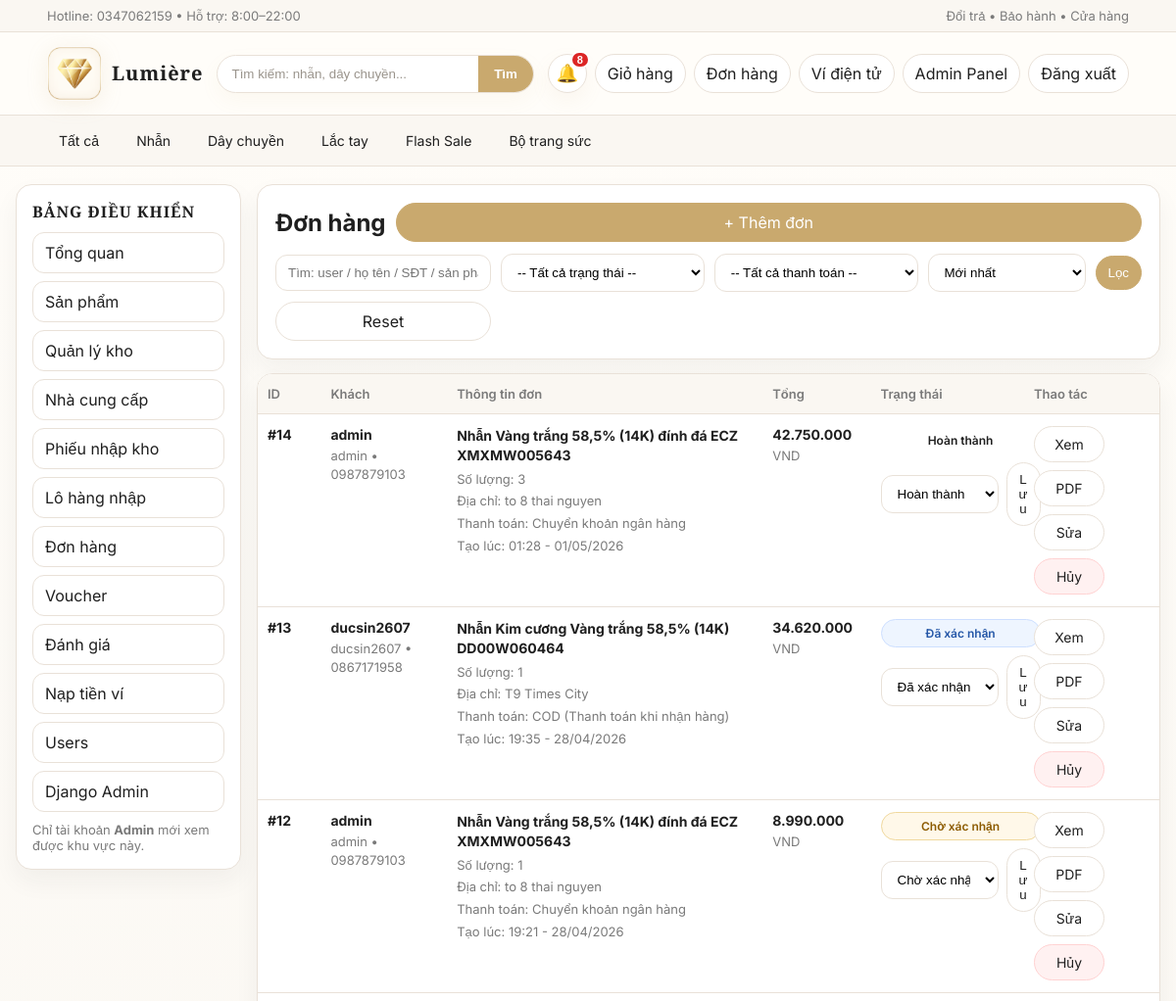
Before: /admin-panel/don-hang/ (signed in, upper part) with the older database file.
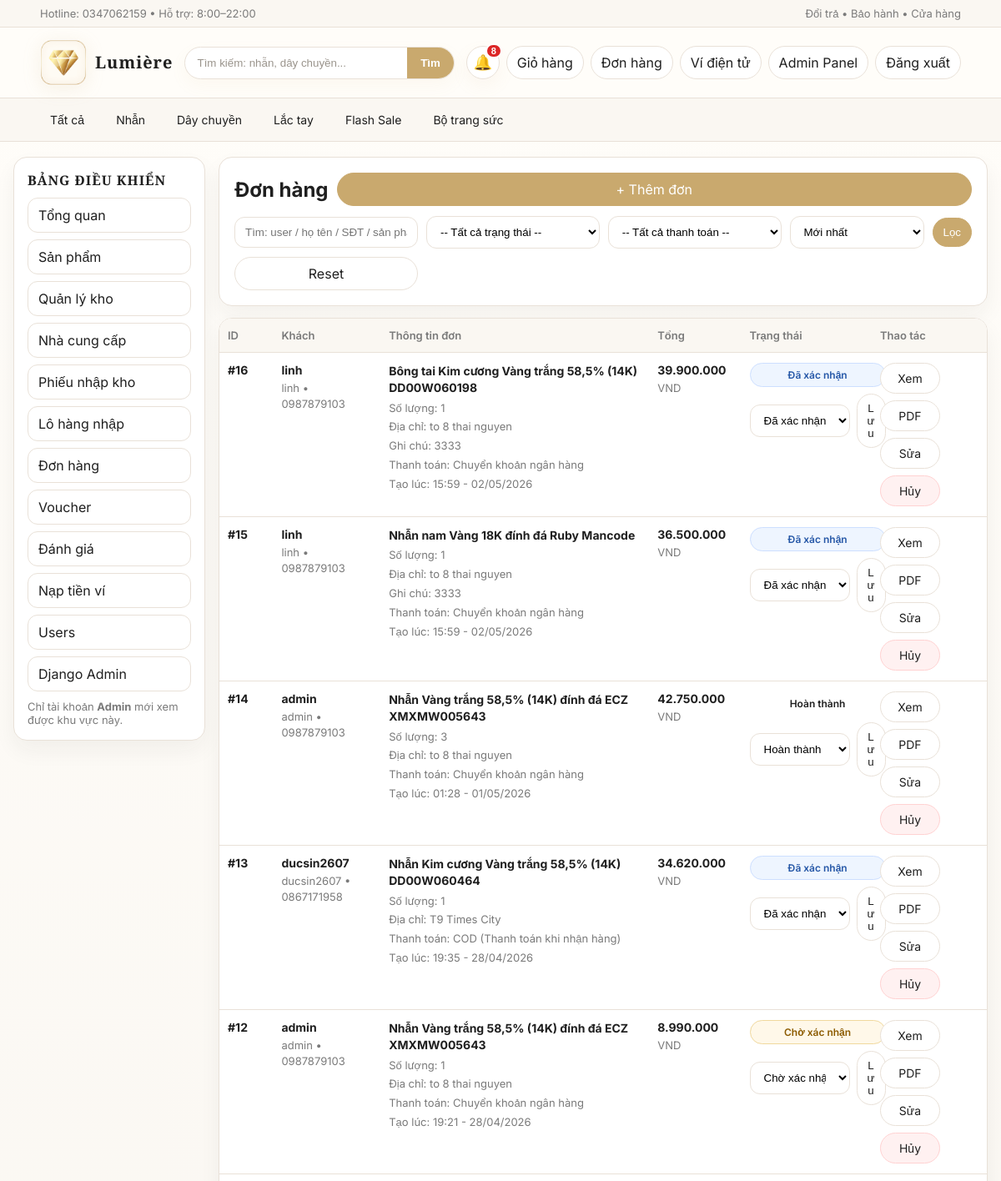
After: the same page with the newer database file.
### shop/models.py (models this page shows, shortened)
class DonHang(models.Model):
    TRANG_THAI = [
        ("Pending", "Chờ xác nhận"),
        ("Confirmed", "Đã xác nhận"),
        ("Shipping", "Đang giao"),
        ("Completed", "Hoàn thành"),
        ("Cancelled", "Đã hủy"),
        ("Rejected", "Từ chối"),
    ]
    PHUONG_THUC_TT = [
        ("COD", "COD (Thanh toán khi nhận hàng)"),
        ("ChuyenKhoan", "Chuyển khoản ngân hàng"),
        ("ViDienTu", "Ví điện tử"),
    ]
    nguoi_dat = models.ForeignKey(User, on_delete=models.CASCADE, related_name="don_hangs")
    san_pham = models.ForeignKey(SanPham, on_delete=models.PROTECT, related_name="don_hangs")
    voucher = models.ForeignKey("Voucher", on_delete=models.SET_NULL, null=True, blank=True, related_name="orders")
    ho_ten = models.CharField(max_length=100, default="")
    sdt = models.CharField(max_length=20, default="")
    dia_chi = models.CharField(max_length=255, default="")
    ghi_chu = models.CharField(max_length=255, blank=True, default="")
    phuong_thuc_tt = models.CharField(max_length=50, choices=PHUONG_THUC_TT, default="COD")
    so_luong = models.IntegerField(default=1)
    tong_tien_goc = models.IntegerField(default=0)
    discount_amount = models.IntegerField(default=0)
    voucher_code = models.CharField(max_length=30, blank=True, default="")
    tong_tien = models.IntegerField(default=0)
    trang_thai = models.CharField(max_length=20, choices=TRANG_THAI, default="Pending")
    da_hoan_tien = models.BooleanField(default=False)
    da_thanh_toan = models.BooleanField(default=False)
    ma_thanh_toan = models.CharField(max_length=50, blank=True, default="")
    thanh_toan_luc = models.DateTimeField(blank=True, null=True)
    tao_luc = models.DateTimeField(auto_now_add=True)

class SanPham(models.Model):
    TRANG_THAI = [
        ("active", "Hoạt động"),
        ("inactive", "Ngừng kinh doanh"),
    ]
    ten = models.CharField(max_length=100)
    gia = models.IntegerField(default=0)
    gia_khuyen_mai = models.IntegerField(blank=True, null=True)
    flash_sale_price = models.IntegerField(blank=True, null=True)
    flash_sale_start = models.DateTimeField(blank=True, null=True)
    flash_sale_end = models.DateTimeField(blank=True, null=True)
    anh = models.ImageField(upload_to="sanpham/", blank=True, null=True)
    search_tags = models.CharField(max_length=255, blank=True, default="")
    mo_ta = models.TextField(blank=True, default="")
    ton_kho = models.IntegerField(default=10)
    trang_thai = models.CharField(max_length=20, choices=TRANG_THAI, default="active")

### shop/views.py (the view)
# urls.py: path("admin-panel/don-hang/", views.admin_donhang_list, name="admin_donhang_list"),
@admin_required
def admin_donhang_list(request):
    trang_thai = request.GET.get("trang_thai", "").strip()
    q = request.GET.get("q", "").strip()
    payment = request.GET.get("payment", "").strip()
    sort = request.GET.get("sort", "newest").strip()
    if sort not in ORDER_SORTS:
        sort = "newest"
    ds = apply_order_filters(DonHang.objects.select_related("nguoi_dat", "san_pham").all(), q=q, status=trang_thai, payment=payment, sort=sort)
    return render(
        request,
        "admin_donhang_list.html",
        {
            "ds": ds,
            "q": q,
            "trang_thai": trang_thai,
            "payment": payment,
            "sort": sort,
            "sort_choices": ORDER_SORT_CHOICES,
            "trang_thai_choices": DonHang.TRANG_THAI,
            "payment_choices": DonHang.PHUONG_THUC_TT,
        },
    )

### shop/services.py (called while the page is built, shortened)
def apply_order_filters(queryset, *, q: str = "", status: str = "", payment: str = "", sort: str = "newest"):
    if status in {code for code, _ in DonHang.TRANG_THAI}:
        queryset = queryset.filter(trang_thai=status)
    if payment in {code for code, _ in DonHang.PHUONG_THUC_TT}:
        queryset = queryset.filter(phuong_thuc_tt=payment)
    return queryset.order_by(*ORDER_SORTS.get(sort, ORDER_SORTS["newest"]))

### shop/templatetags/tien.py (called while the page is built)
@register.filter
def vnd(x):
    try:
        x = int(x)
        return f"{x:,}".replace(",", ".")
    except Exception:
        return x

### templates/admin_donhang_list.html (shortened to what this page needs)
{% extends "admin_base.html" %}
{% load tien %}
{% block admin_content %}
  <div class="card admin-card">
    <div class="row" style="justify-content:space-between;align-items:center;gap:10px;flex-wrap:wrap;">
      <h2 style="margin:0;">Đơn hàng</h2>
      <a class="btn primary" href="{% url 'admin_donhang_create' %}">+ Thêm đơn</a>
    </div>
    <form method="get" class="admin-filter">
      <input class="input" name="q" value="{{ q }}" placeholder="Tìm: user / họ tên / SĐT / sản phẩm / địa chỉ" />
      <select class="input" name="trang_thai">
        <option value="">-- Tất cả trạng thái --</option>
      </select>
      <select class="input" name="payment">
        <option value="">-- Tất cả thanh toán --</option>
      </select>
      <select class="input" name="sort">
        {% for value, label in sort_choices %}
          <option value="{{ value }}" {% if sort == value %}selected{% endif %}>{{ label }}</option>
        {% endfor %}
      </select>
      <button class="btn primary" type="submit">Lọc</button>
      <a class="btn" href="{% url 'admin_donhang_list' %}">Reset</a>
    </form>
  </div>
  <div class="card" style="padding:0;margin-top:14px;overflow:hidden;">
    <table class="admin-table order-compact">
      <thead>
        <tr>
          <th style="width:7%;">ID</th>
          <th style="width:14%;">Khách</th>
          <th style="width:35%;">Thông tin đơn</th>
          <th style="width:12%;">Tổng</th>
          <th style="width:17%;">Trạng thái</th>
          <th style="width:15%;">Thao tác</th>
        </tr>
      </thead>
      <tbody>
      {% for d in ds %}
        <tr>
          <td>
            <div class="cell-title">#{{ d.id }}</div>
          </td>
          <td>
            <div class="cell-title">{{ d.nguoi_dat.username }}</div>
            <div class="cell-sub">{{ d.ho_ten }} • {{ d.sdt }}</div>
          </td>
          <td>
            <div class="order-info">
              <div class="cell-title">{{ d.san_pham.ten }}</div>
              <div class="cell-sub">Số lượng: {{ d.so_luong }}</div>
              <div class="cell-sub">Địa chỉ: {{ d.dia_chi }}</div>
              {% if d.ghi_chu %}<div class="cell-sub">Ghi chú: {{ d.ghi_chu }}</div>{% endif %}
              <div class="cell-sub">Thanh toán: {{ d.get_phuong_thuc_tt_display }}</div>
              <div class="cell-sub">Tạo lúc: {{ d.tao_luc|date:"H:i - d/m/Y" }}</div>
            </div>
          </td>
          <td>
            <div class="cell-title">{{ d.tong_tien|vnd }}</div>
            <div class="cell-sub">VND</div>
          </td>
          <td>
            <div class="order-status-box">
              <span class="status status-{{ d.trang_thai|lower }}">{{ d.get_trang_thai_display }}</span>
              <form method="post" action="{% url 'admin_donhang_update' d.id %}">
                <select class="input" name="trang_thai">
                  {% for k,v in trang_thai_choices %}
                    <option value="{{ k }}" {% if d.trang_thai == k %}selected{% endif %}>{{ v }}</option>
                  {% endfor %}
                </select>
                <button class="btn" type="submit">Lưu</button>
              </form>
            </div>
          </td>
          <td>
            <div class="admin-actions">
              <a class="btn" href="{% url 'admin_donhang_detail' d.id %}">Xem</a>
              <a class="btn" href="{% url 'admin_invoice_pdf' d.id %}">PDF</a>
              <a class="btn" href="{% url 'admin_donhang_edit' d.id %}">Sửa</a>
              <a class="btn danger" href="{% url 'admin_donhang_delete' d.id %}">Hủy</a>
            </div>
          </td>
        </tr>
      {% empty %}
        <tr><td colspan="6" style="padding:12px;color:#666;">Không có đơn nào.</td></tr>
      {% endfor %}
      </tbody>
    </table>
  </div>
{% endblock %}

Changed rows visible on the page:
added DonHang: id "16", nguoi_dat.username "linh", ho_ten "linh", sdt "0987879103", san_pham.ten "Bông tai Kim cương Vàng trắng 58,5% (14K) DD00W060198", so_luong "1", dia_chi "to 8 thai nguyen", ghi_chu "3333", phuong_thuc_tt "Chuyển khoản ngân hàng", tao_luc "15:59 - 02/05/2026", tong_tien|vnd "39.900.000", trang_thai "Đã xác nhận"
added DonHang: id "15", nguoi_dat.username "linh", ho_ten "linh", sdt "0987879103", san_pham.ten "Nhẫn nam Vàng 18K đính đá Ruby Mancode", so_luong "1", dia_chi "to 8 thai nguyen", ghi_chu "3333", phuong_thuc_tt "Chuyển khoản ngân hàng", tao_luc "15:59 - 02/05/2026", tong_tien|vnd "36.500.000", trang_thai "Đã xác nhận"
